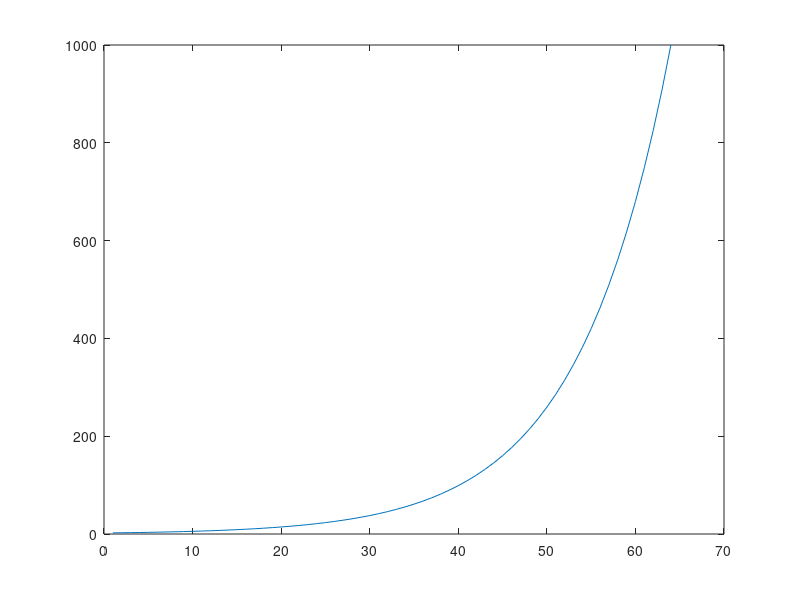

This figure's MATLAB source:
clear all
M = log10(exp(1))*1000;
M = log10(M);
pwmval = logspace(0,M,64)/log10(exp(1));
plot(pwmval);


for k=1:8:64
    disp(sprintf('%d,',uint32(pwmval(k))))
end
